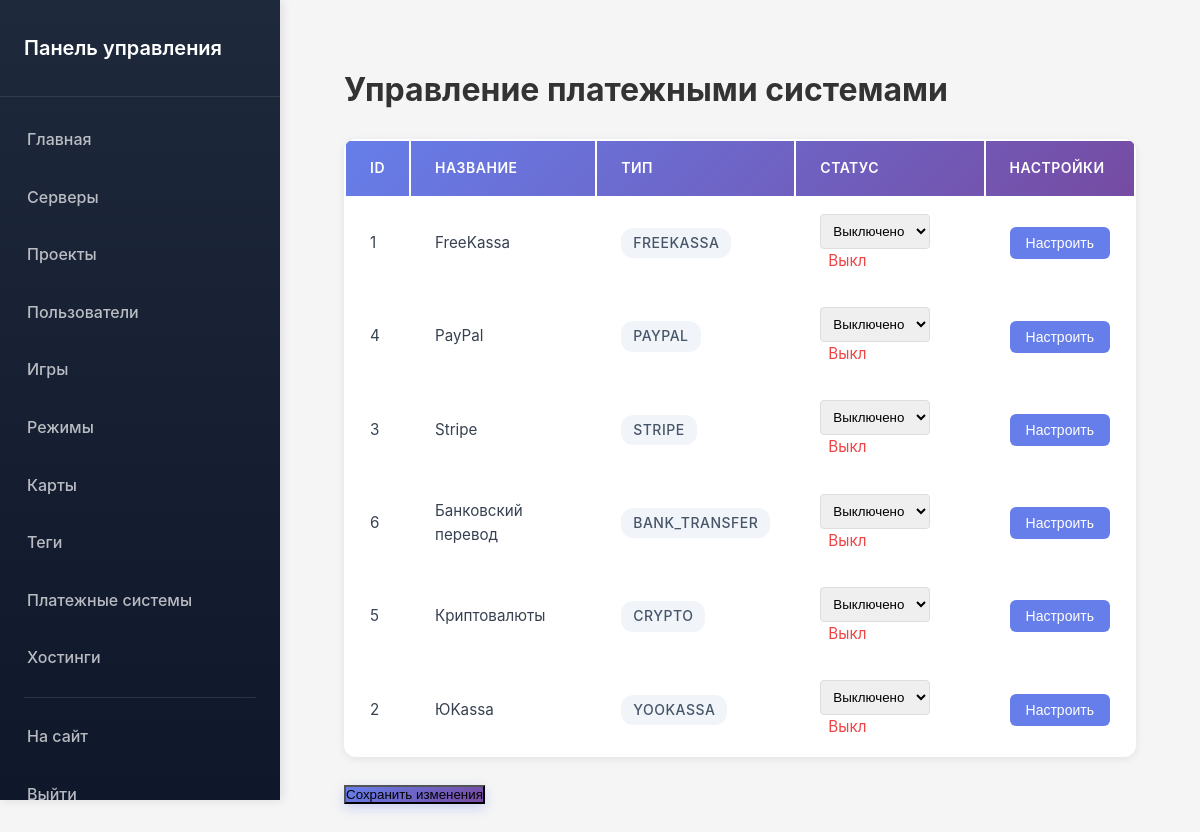
The app's page /admin/payment_systems.php (signed in) with its own data.
### tables this page shows
CREATE TABLE IF NOT EXISTS `payment_systems` (
  `id` int(11) NOT NULL AUTO_INCREMENT,
  `name` varchar(100) NOT NULL,
  `type` varchar(50) NOT NULL,
  `enabled` tinyint(1) DEFAULT 1,
  `is_default` tinyint(1) DEFAULT 0,
  `api_key` text,
  `secret_key` text,
  `merchant_id` varchar(255) DEFAULT NULL,
  `webhook_url` varchar(500) DEFAULT NULL,
  `settings` text,
  `min_amount` decimal(10,2) DEFAULT 1.00,
  `max_amount` decimal(10,2) DEFAULT 100000.00,
  `fee_percent` decimal(5,2) DEFAULT 0.00,
  `fee_fixed` decimal(10,2) DEFAULT 0.00,
  `description` text,
  `created_at` timestamp NOT NULL DEFAULT CURRENT_TIMESTAMP,
  `updated_at` timestamp NOT NULL DEFAULT CURRENT_TIMESTAMP ON UPDATE CURRENT_TIMESTAMP,
  PRIMARY KEY (`id`),
  KEY `idx_enabled` (`enabled`),
  KEY `idx_is_default` (`is_default`)
);

### admin/payment_systems.php (the view, shortened to what this page needs)
<?php
$database = new Database();
$db = $database->getConnection();
$stmt = $db->query("SELECT * FROM payment_systems ORDER BY name");
$payment_systems = $stmt->fetchAll();
require_once __DIR__ . '/includes/admin_header.php';
?>
<h1>Управление платежными системами</h1>
<form method="POST">
    <table class="admin-table">
    <thead>
        <tr>
            <th>ID</th>
            <th>Название</th>
            <th>Тип</th>
            <th>Статус</th>
            <th>Настройки</th>
        </tr>
    </thead>
    <tbody>
        <?php foreach ($payment_systems as $ps):
            $settings = json_decode($ps['settings'] ?? '{}', true);
        ?>
            <tr>
                <td><?php echo $ps['id']; ?></td>
                <td><?php echo htmlspecialchars($ps['name']); ?></td>
                <td><span class="badge"><?php echo htmlspecialchars($ps['type'] ?? 'N/A'); ?></span></td>
                <td>
                    <select name="enabled_<?php echo $ps['id']; ?>" class="status-select">
                        <option value="0" <?php echo !$ps['enabled'] ? 'selected' : ''; ?>>Выключено</option>
                    </select>
                    <?php if ($ps['enabled']): ?>
                        <span class="status-on">Вкл</span>
                    <?php else: ?>
                        <span class="status-off">Выкл</span>
                    <?php endif; ?>
                </td>
                <td>
                    <button type="button" class="btn-settings" onclick="showSettings(<?php echo $ps['id']; ?>, '<?php echo htmlspecialchars(addslashes($ps['name'])); ?>', <?php echo htmlspecialchars(json_encode($settings)); ?>)">
                        Настроить
                    </button>
                </td>
            </tr>
        <?php endforeach; ?>
    </tbody>
    </table>
    <div class="form-actions">
        <button type="submit" class="btn-primary">Сохранить изменения</button>
    </div>
</form>
<?php require_once __DIR__ . '/includes/admin_footer.php'; ?>

### assets/css/style.css (style rules this page uses)
:root { --bg-primary: #f5f5f5; --bg-secondary: #ffffff; --bg-tertiary: #f8f9fa; --text-primary: #333; --text-secondary: #374151; --text-tertiary: #6b7280; --border-color: #e0e0e0; --shadow-light: rgba(0,0,0,0.08); --shadow-medium: rgba(0,0,0,0.1); --shadow-heavy: rgba(0,0,0,0.15); }
* { margin: 0; padding: 0; box-sizing: border-box; }
body { font-family: -apple-system, BlinkMacSystemFont, 'Segoe UI', Roboto, Oxygen, Ubuntu, Cantarell, sans-serif; background-color: var(--bg-primary); color: var(--text-primary); line-height: 1.6; display: flex; flex-direction: column; min-height: 100vh; transition: background-color 0.3s ease, color 0.3s ease; }
.btn-primary { background: linear-gradient(135deg, #667eea 0%, #764ba2 100%); box-shadow: 0 4px 12px rgba(102, 126, 234, 0.3); }

### assets/css/admin.css (style rules this page uses)
* { margin: 0; padding: 0; box-sizing: border-box; }
body { font-family: -apple-system, BlinkMacSystemFont, 'Segoe UI', Roboto, Oxygen, Ubuntu, Cantarell, sans-serif; background-color: var(--bg-primary); }
.admin-table { background: var(--bg-secondary); border-radius: 12px; overflow: hidden; box-shadow: 0 2px 8px rgba(0,0,0,0.08); margin-top: 1.5rem; }
.admin-table thead { background: linear-gradient(135deg, #667eea 0%, #764ba2 100%); }
.admin-table th { padding: 1rem 1.5rem; text-align: left; font-weight: 600; color: white; font-size: 0.875rem; text-transform: uppercase; letter-spacing: 0.5px; }
.admin-table tbody tr { border-bottom: 1px solid var(--border-color); transition: background-color 0.2s ease; }
.admin-table tbody tr:last-child { border-bottom: none; }
.admin-table td { padding: 1rem 1.5rem; color: var(--text-secondary); font-size: 0.95rem; }
.badge { display: inline-block; padding: 0.375rem 0.75rem; border-radius: 20px; font-size: 0.75rem; font-weight: 600; text-transform: uppercase; letter-spacing: 0.5px; }

### assets/css/admin/payment_systems.css (style rules this page uses)
.badge { padding: 0.25rem 0.75rem; background: #f1f5f9; color: #475569; border-radius: 12px; font-size: 0.875rem; font-weight: 500; }
.status-select { padding: 0.5rem; border: 1px solid #ddd; border-radius: 4px; }
.status-off { color: #ef4444; margin-left: 0.5rem; }
.form-actions { margin-top: 1.5rem; }
.btn-settings { padding: 0.5rem 1rem; background: #667eea; color: white; border: none; border-radius: 6px; cursor: pointer; font-size: 0.875rem; transition: all 0.2s; }

### records on screen
payment_systems: id "1", name "FreeKassa", type "FREEKASSA", enabled+id "Выключено"
payment_systems: id "4", name "PayPal", type "PAYPAL", enabled+id "Выключено"
payment_systems: id "3", name "Stripe", type "STRIPE", enabled+id "Выключено"
payment_systems: id "6", name "Банковский перевод", type "BANK_TRANSFER", enabled+id "Выключено"
payment_systems: id "5", name "Криптовалюты", type "CRYPTO", enabled+id "Выключено"
payment_systems: id "2", name "ЮKassa", type "YOOKASSA", enabled+id "Выключено"
